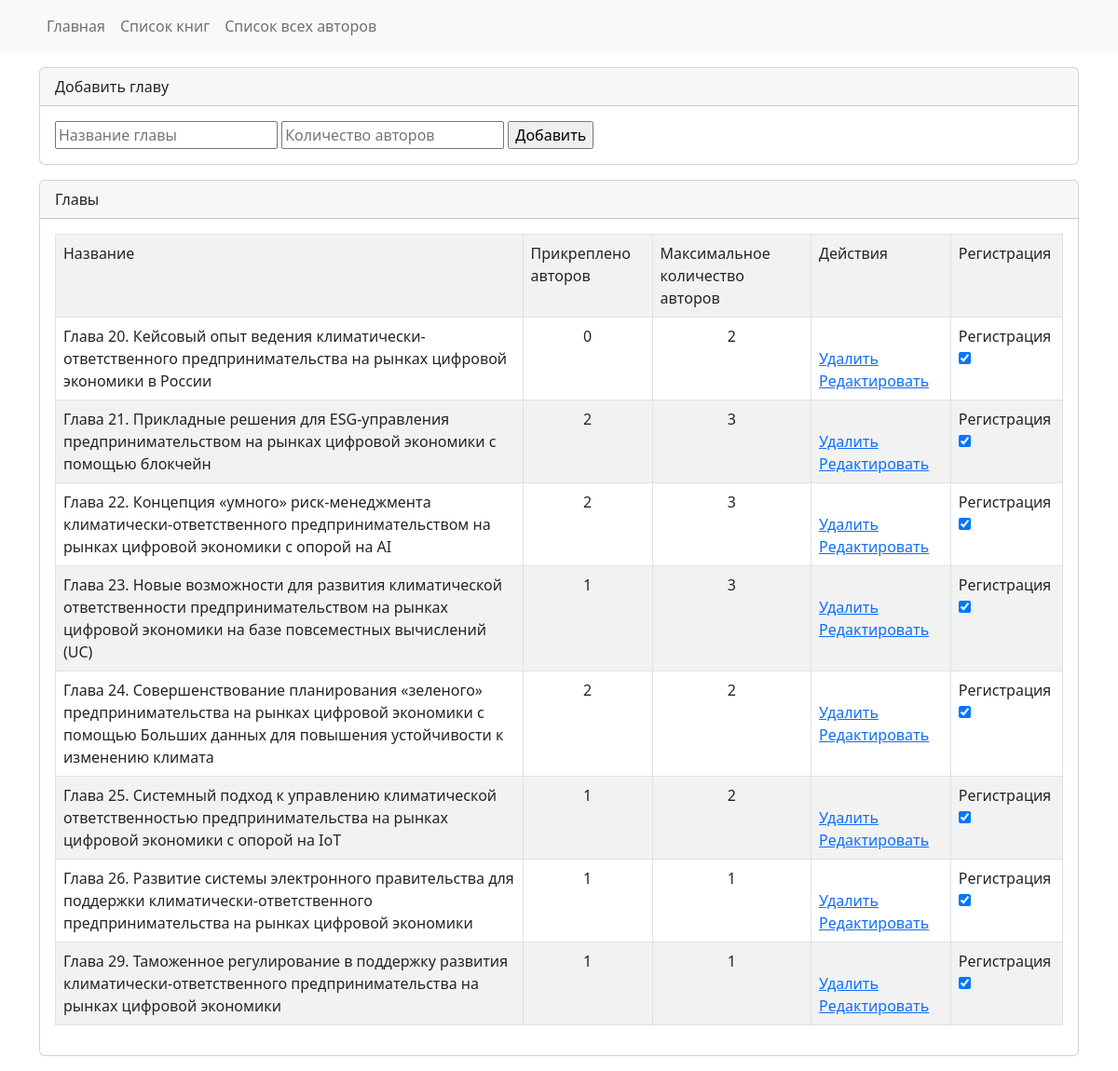
Page /adm/chapters?book_id=1 (signed in) on the committed database.
### authorsdatasend/models.py (models this page shows, shortened)
class Chapters(db.Model):
    id = db.Column(db.Integer, primary_key=True)
    bookID = db.Column(db.Integer, nullable=False)
    bookTitle = db.Column(db.Text, nullable = False)
    chapterTitle = db.Column(db.Text, nullable=False)
    authorsCount = db.Column(db.Integer, nullable=False)
    authorsCountMax = db.Column(db.Integer, nullable=False)
    allowRegistration =  db.Column(db.Integer, nullable=False, default=1)

### authorsdatasend/admin_views.py (the view)
@app.route(prefix + '/chapters', methods=['POST','GET'])
@login_required
def adminChapters():
    book_id = int(request.args.get('book_id'))
    if request.method == 'POST':
        chapterTitle = str(request.form.get('chaptername'))
        authorsMaxCount = int(str(request.form.get('count')))
        title = str(Books.query.filter(Books.id == book_id).first().Title)
        chapter_info = Chapters(bookTitle=title, chapterTitle=chapterTitle, authorsCount=0, authorsCountMax=authorsMaxCount, bookID = book_id)
        try:
            db.session.add(chapter_info)
            db.session.commit()
            return redirect('#')
        except:
            return "Ошибка при добавлении главы."
    else:
        all_chapters_filters = []
        if (book_id):
            all_chapters_filters.append(Chapters.bookID == book_id)
        chapters = Chapters.query.order_by(Chapters.chapterTitle).filter(*all_chapters_filters).all()
        return render_template('admin/chapters/chapters.html', title="Список глав", chapters=chapters, book_id=book_id)

### authorsdatasend/models.py (called while the page is built)
@login_manager.user_loader
def load_user(user_id):
    return db.session.query(User).get(user_id)

### authorsdatasend/templates/admin/chapters/chapters.html (shortened to what this page needs)
{% extends "admin/index.html" %}
{% block styles %}
<link href="https://cdn.jsdelivr.net/npm/bootstrap@5.2.0/dist/css/bootstrap.min.css" rel="stylesheet"
>
{% endblock styles %}
{% block content %}
<section class="my-3">
    <div class="container">
        <div class="d-grid gap-3">
            <div class="card">
                <div class="card-header">
                    Добавить главу
                </div>
                <div class="card-body">
                    <form method="post">
                        <input class="booktitle" id="chaptername" name="chaptername" type="text"
                            placeholder="Название главы" autofocus required>
                        <input class="authorscount" id="count" name="count" type="text" placeholder="Количество авторов"
                            autofocus required>
                        <input type="submit" id="submit" value="Добавить">
                    </form>
                </div>
            </div>
            <div class="card">
                <div class="card-header">
                    Главы
                </div>
                <div class="card-body">
                    <table class="table table-bordered table-striped table-hover border-gray-800">
                        <tr>
                            <td>Название</td>
                            <td>Прикреплено авторов</td>
                            <td>Максимальное количество авторов</td>
                            <td>Действия</td>
                            <td>Регистрация</td>
                        </tr>
                        {% for chapter in chapters %}
                        <tr>
                            <td align="left">
                                {{chapter.chapterTitle}}
                            </td>
                            <td align="center">
                                {{chapter.authorsCount}}
                            </td>
                            <td align="center">
                                {{chapter.authorsCountMax}}
                            </td>
                            <td>
                                <a href="{{url_for('adminChapterDelete', chapter_id=chapter.id, book_id=book_id)}}"
                                    onclick="return confirm('Удалить главу?')"><br>Удалить</a>
                                <a href="{{url_for('adminChapterEdit', chapter_id=chapter.id)}}">Редактировать</a>
                            </td>
                            <td>
                                <form>
                                    <label for="allow_registration">Регистрация</label>
                                    <input type="checkbox"
                                        onchange="send('chapter/change-state','chapter_id={{chapter.id}}')"
                                        name="allow_registration" id="allow_registration" {% if
                                        chapter.allowRegistration %} checked{% endif %}>
                                </form>
                            </td>
                        </tr>
                        {% endfor %}
                    </table>
                </div>
            </div>
        </div>
    </div>
</section>
{% endblock content %}

### authorsdatasend/templates/admin/index.html (shortened to what this page needs)
<!DOCTYPE html>
<html lang="en">
<head>
    {% block styles %}{% endblock styles %}
</head>
<body>
    {% include "admin/components/header.html" %}
    {% block content %}
    {% endblock content %}
</body>
</html>

### authorsdatasend/templates/admin/components/header.html (shortened to what this page needs)
<header>
    <nav class="navbar navbar-expand-lg navbar-light bg-light">
        <div class="container">
            <div class="collapse navbar-collapse" id="navbarNav">
                <ul class="navbar-nav">
                    <li class="nav-item">
                        <a class="nav-link" href="{{url_for('admin')}}">Главная</a>
                    </li>
                    <li class="nav-item">
                        <a class="nav-link" href="{{url_for('adminBooks')}}">Список книг</a>
                    </li>
                    <li class="nav-item">
                        <a class="nav-link" href="{{url_for('adminAuthors')}}">Список всех авторов</a>
                    </li>
                </ul>
            </div>
        </div>
    </nav>
</header>

### rows in the picture
Chapters: chapterTitle "Глава 20. Кейсовый опыт ведения климатически-ответственного предпринимательства на рынках цифровой экономики в России", authorsCount "0", authorsCountMax "2", allowRegistration "☑"
Chapters: chapterTitle "Глава 21. Прикладные решения для ESG-управления предпринимательством на рынках цифровой экономики с помощью блокчейн", authorsCount "2", authorsCountMax "3", allowRegistration "☑"
Chapters: chapterTitle "Глава 22. Концепция «умного» риск-менеджмента климатически-ответственного предпринимательством на рынках цифровой экономики с опорой на AI", authorsCount "2", authorsCountMax "3", allowRegistration "☑"
Chapters: chapterTitle "Глава 23. Новые возможности для развития климатической ответственности предпринимательством на рынках цифровой экономики на базе повсеместных вычислений (UC)", authorsCount "1", authorsCountMax "3", allowRegistration "☑"
Chapters: chapterTitle "Глава 24. Совершенствование планирования «зеленого» предпринимательства на рынках цифровой экономики с помощью Больших данных для повышения устойчивости к изменению климата", authorsCount "2", authorsCountMax "2", allowRegistration "☑"
Chapters: chapterTitle "Глава 25. Системный подход к управлению климатической ответственностью предпринимательства на рынках цифровой экономики с опорой на IoT", authorsCount "1", authorsCountMax "2", allowRegistration "☑"
Chapters: chapterTitle "Глава 26. Развитие системы электронного правительства для поддержки климатически-ответственного предпринимательства на рынках цифровой экономики", authorsCount "1", authorsCountMax "1", allowRegistration "☑"
Chapters: chapterTitle "Глава 29. Таможенное регулирование в поддержку развития климатически-ответственного предпринимательства на рынках цифровой экономики", authorsCount "1", authorsCountMax "1", allowRegistration "☑"
